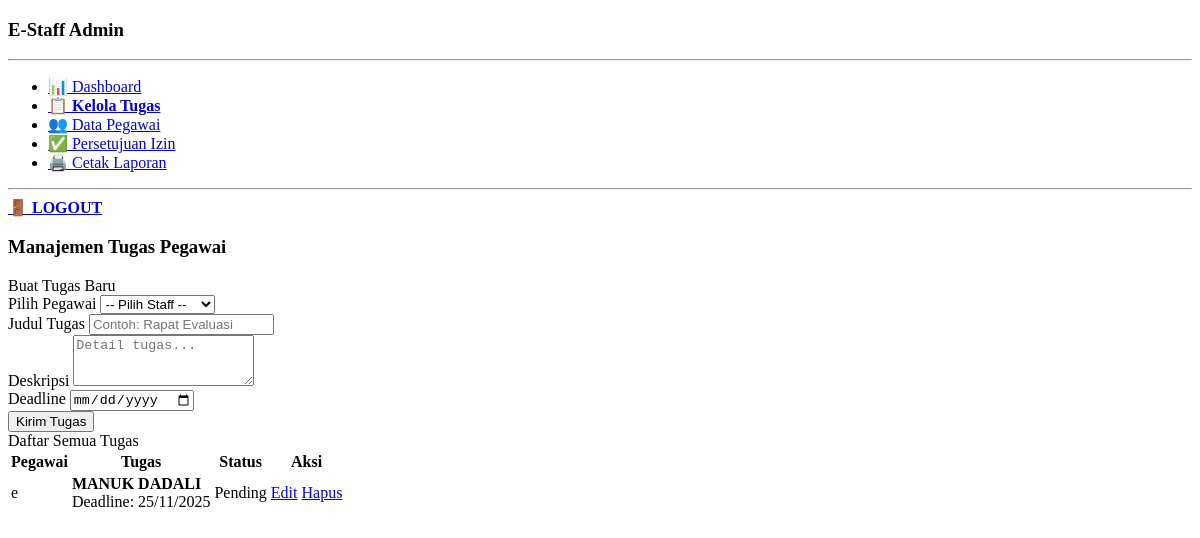
The app's page /admin/tugas.php (signed in) with its own data.
### tables this page shows
CREATE TABLE `tugas` (
  `id` int(11) NOT NULL,
  `user_id` int(11) NOT NULL,
  `judul` varchar(100) NOT NULL,
  `deskripsi` text DEFAULT NULL,
  `deadline` date DEFAULT NULL,
  `status` enum('Belum Selesai','Selesai') DEFAULT 'Belum Selesai',
  `created_at` timestamp NOT NULL DEFAULT current_timestamp()
);

CREATE TABLE `users` (
  `id` int(11) NOT NULL,
  `username` varchar(50) NOT NULL,
  `email` varchar(100) NOT NULL,
  `password` varchar(255) NOT NULL,
  `nama_lengkap` varchar(100) NOT NULL,
  `role` enum('admin','staff') DEFAULT 'staff',
  `foto_profil` varchar(255) DEFAULT 'default.png',
  `is_active` tinyint(1) DEFAULT 0,
  `activation_code` varchar(255) DEFAULT NULL,
  `created_at` timestamp NOT NULL DEFAULT current_timestamp(),
  `reset_token` varchar(255) DEFAULT NULL
);

### admin/tugas.php (the view, shortened to what this page needs)
<?php
include('../config/koneksi.php');
?>
<!DOCTYPE html>
<html lang="id">
<head>
</head>
<body>
<div>
    <?php
    include('sidebar.php');
    ?>
    <div>
        <div>
            <h3>Manajemen Tugas Pegawai</h3>
        </div>
        <div>
            <div>
                <div>
                    <div>Buat Tugas Baru</div>
                    <div>
                        <form method="POST">
                            <div>
                                <label>Pilih Pegawai</label>
                                <select name="user_id" required>
                                    <option value="">-- Pilih Staff --</option>
                                </select>
                            </div>
                            <div>
                                <label>Judul Tugas</label>
                                <input type="text" name="judul" required placeholder="Contoh: Rapat Evaluasi">
                            </div>
                            <div>
                                <label>Deskripsi</label>
                                <textarea name="deskripsi" rows="3" placeholder="Detail tugas..."></textarea>
                            </div>
                            <div>
                                <label>Deadline</label>
                                <input type="date" name="deadline" required>
                            </div>
                            <button type="submit" name="simpan_tugas">Kirim Tugas</button>
                        </form>
                    </div>
                </div>
            </div>
            <div>
                <div>
                    <div>Daftar Semua Tugas</div>
                    <div>
                        <table>
                            <thead>
                                <tr>
                                    <th>Pegawai</th>
                                    <th>Tugas</th>
                                    <th>Status</th>
                                    <th>Aksi</th>
                                </tr>
                            </thead>
                            <tbody>
                                <?php
                                $query = "SELECT tugas.*, users.nama_lengkap
                                          FROM tugas
                                          JOIN users ON tugas.user_id = users.id
                                          ORDER BY tugas.id DESC";
                                $result = mysqli_query($koneksi, $query);
                                if(mysqli_num_rows($result) > 0) {
                                    while($row = mysqli_fetch_assoc($result)){
                                ?>
                                <tr>
                                    <td><?php echo $row['nama_lengkap']; ?></td>
                                    <td>
                                        <strong><?php echo $row['judul']; ?></strong><br>
                                        Deadline: <?php echo date('d/m/Y', strtotime($row['deadline'])); ?>
                                    </td>
                                    <td>
                                        <?php
                                        if($row['status'] == 'Selesai'){
                                            echo "Selesai";
                                        } else {
                                            echo "Pending";
                                        } ?>
                                    </td>
                                    <td>
                                        <a href="tugas-edit.php?id=<?php echo $row['id']; ?>">Edit</a>
                                        <a href="tugas.php?hapus=<?php echo $row['id']; ?>"
                                           onclick="return confirm('Hapus tugas ini?')">Hapus</a>
                                    </td>
                                </tr>
                                <?php
                                    }
                                } else {
                                    echo "<tr><td colspan='4'>Belum ada tugas.</td></tr>";
                                }
                                ?>
                            </tbody>
                        </table>
                    </div>
                </div>
            </div>
        </div>
    </div>
</div>
</body>
</html>

### records on screen
tugas: user.nama_lengkap "e", judul "MANUK DADALI", deadline "25/11/2025", status "Pending"
